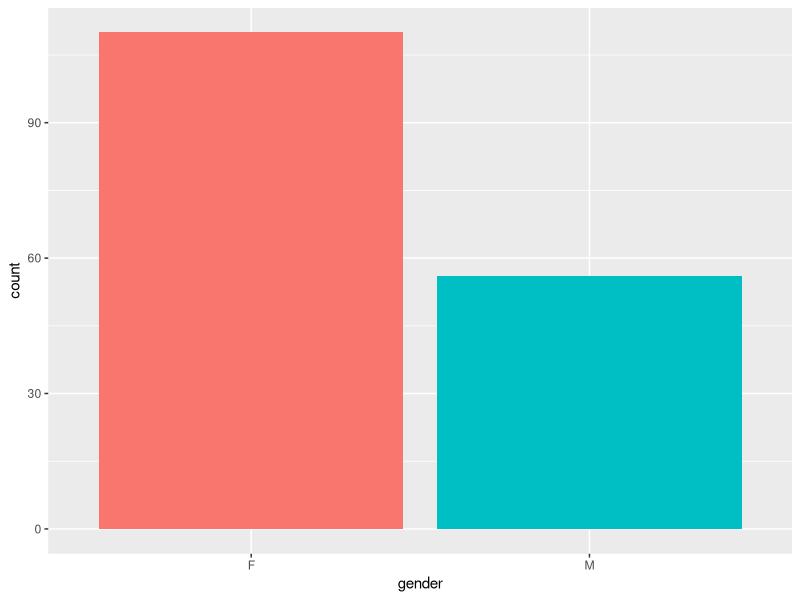
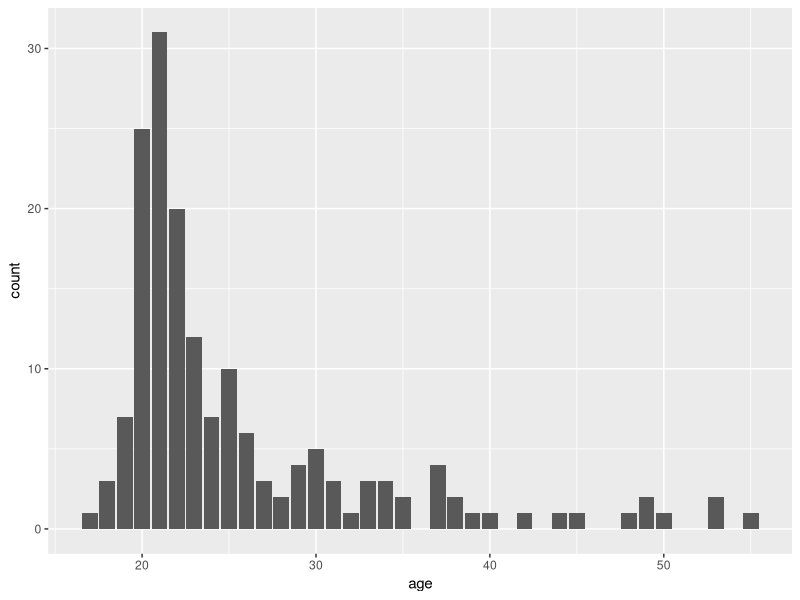
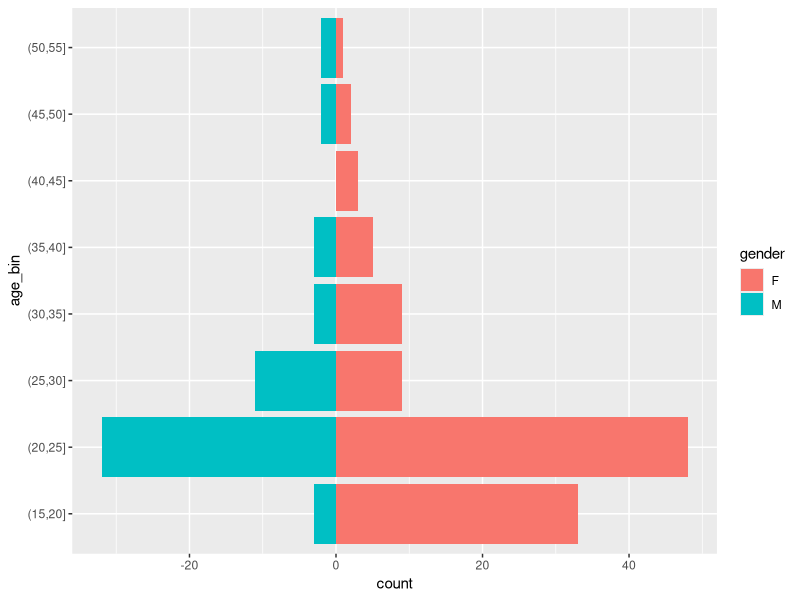
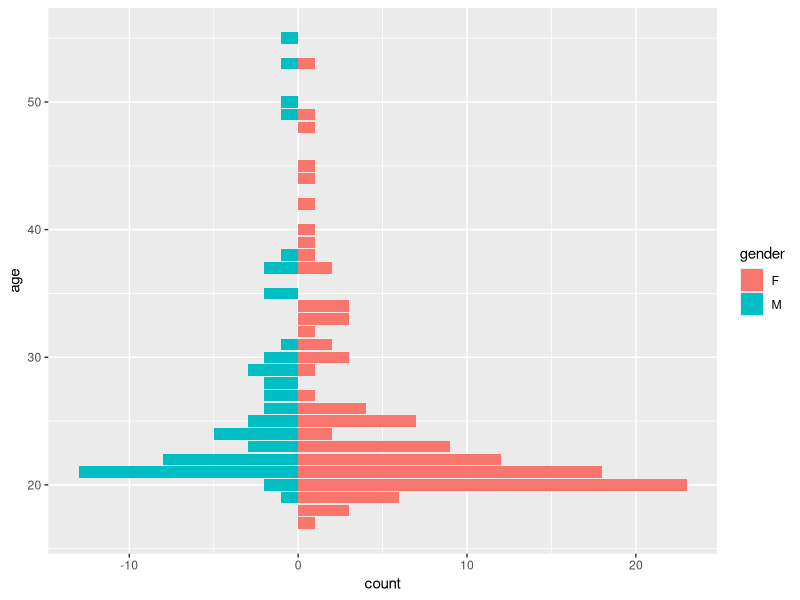
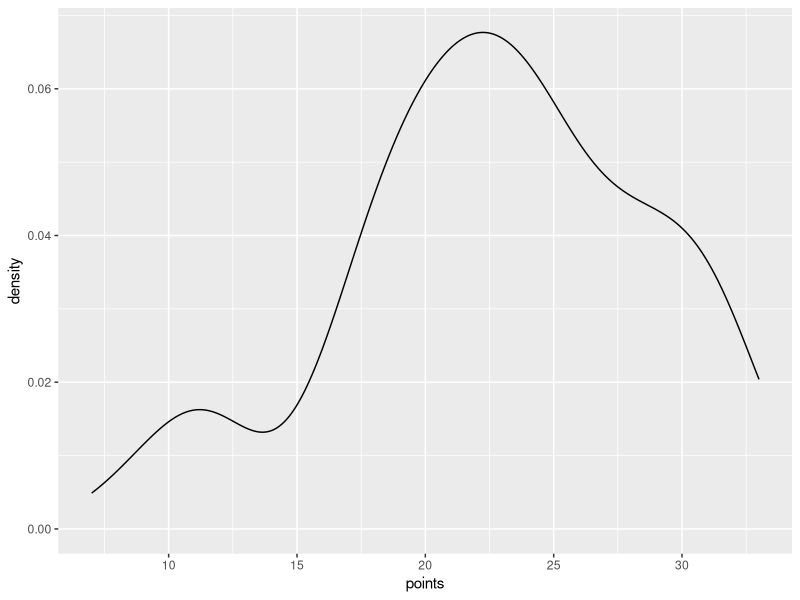
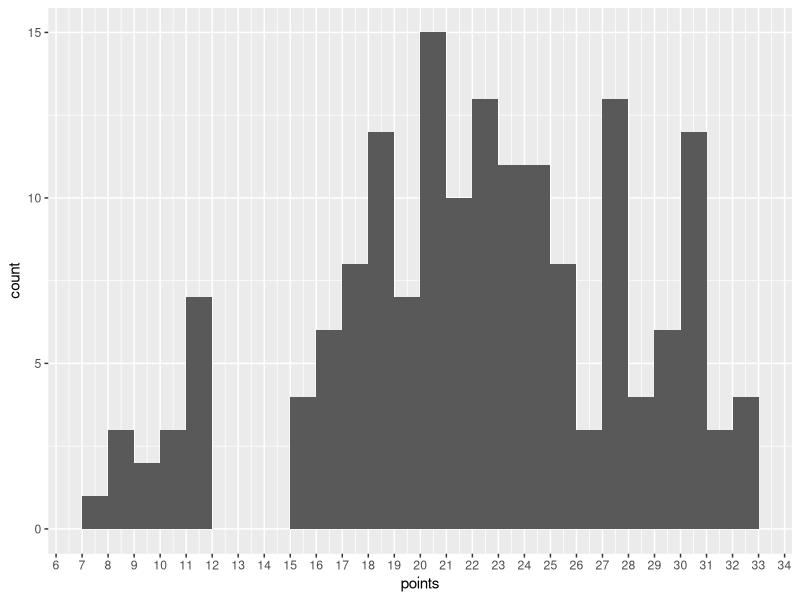
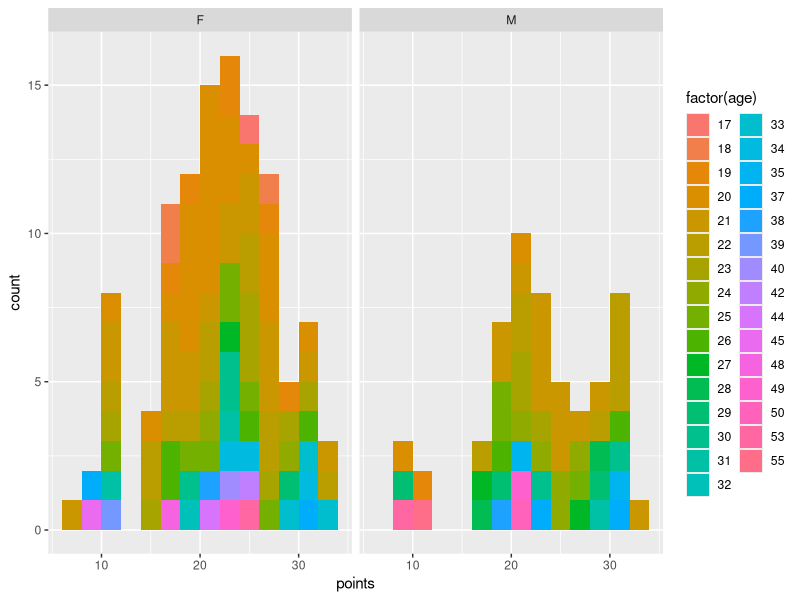
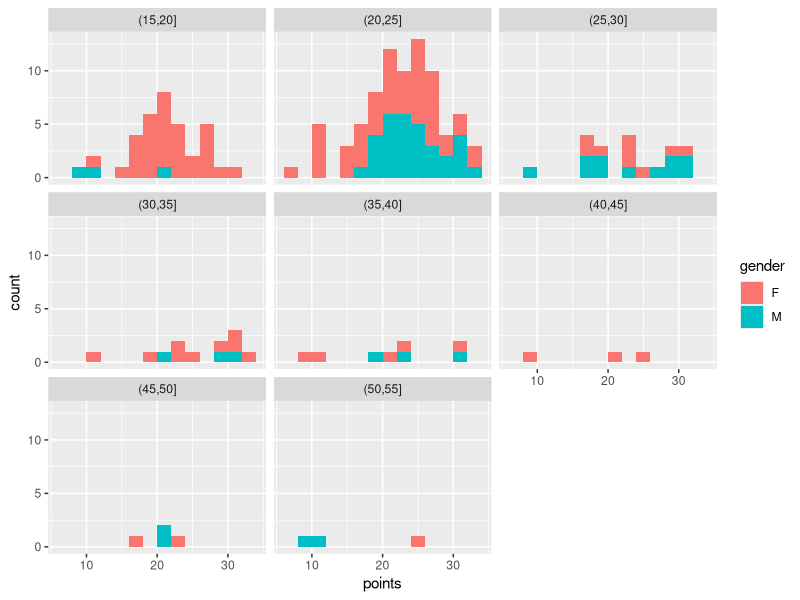

These figures' R source, in order:
## ---- chunk 1
#Dependencies
#install.packages(c("readr","lmtest", "dplyr"))
library(readr)
library(dplyr)
library(lmtest)
## ---- chunk 2
# Timestamp
date()
## ---- chunk 3
lrn2014 <- read_csv('data/learning2014.csv')
## ---- chunk 4
paste("dimensions:",dim(lrn2014))
## ---- chunk 5
spec(lrn2014)
## ---- chunk 6
lrn2014 %>%
  group_by(gender) %>%
  summarize(count = n())
## ---- chunk 7
library(GGally)
library(ggplot2)
lrn2014 %>%
  ggplot(aes(x = gender)) +
  geom_bar(aes(fill = gender), show.legend = FALSE) 
## ---- chunk 8
lrn2014 %>%
  ggplot(aes(x = age)) +
  stat_count()

min(lrn2014$age)
max(lrn2014$age)
median(lrn2014$age)
## ---- chunk 9
lrn2014 %>%
  mutate(age_bin = cut(age, breaks=seq(0,60,5))) %>% # Bin by age
  group_by(gender, age_bin) %>%                      # Group by bin and gender
  summarize(count =n()) %>%                          # Sum over groups
  mutate(count = 
      if_else(gender == 'M', -count, count)) %>%     # Turn one negative
  ggplot(aes(x=count, y = age_bin)) +
  geom_col(aes(fill=gender)) 
## ---- chunk 10
lrn2014 %>%
  group_by(gender, age) %>%                      # Group by bin and gender
  summarize(count =n()) %>%                          # Sum over groups
  mutate(count = 
      if_else(gender == 'M', -count, count)) %>%     # Turn one negative
  ggplot(aes(x=count, y = age)) +
  geom_col(orientation='y',aes(fill=gender)) 
## ---- chunk 11
paste("median:", median(lrn2014$points), ", mean:",mean(lrn2014$points), ", standard deviation:", sd(lrn2014$points))
## ---- chunk 12
lrn2014 %>%
  ggplot(aes(x=points)) +
  geom_density()
## ---- chunk 13
lrn2014 %>%
  ggplot(aes(x=points, tickwidth=1)) +
  geom_histogram(boundary=0,binwidth=1) +
  scale_x_continuous(breaks = seq(0, 40, by = 1))
## ---- chunk 14
lrn2014 %>%
  group_by(gender) %>%
  ggplot(aes(x=points)) +
  geom_histogram(boundary=0,binwidth=2, aes(fill=factor(age))) +
  facet_wrap(~gender)
## ---- chunk 15
lrn2014 %>%
  mutate(age_bin = cut(age, breaks=seq(0,60,5))) %>% # Bin by age
  group_by(gender, age_bin) %>%
  ggplot(aes(x=points)) +
  geom_histogram(boundary=0,binwidth=2, aes(fill=gender)) +
  facet_wrap(~age_bin)
## ---- chunk 16
lrn2014 %>%
  mutate(age_bin = cut(age, breaks=seq(0,60,5))) %>% # Bin by age
  ggplot(aes(x=age_bin, y = points)) +
  stat_boxplot(geom = "errorbar", width = 0.25) +
      geom_boxplot()
## ---- chunk 17
lrn2014 %>%
  mutate(age_bin = cut(age, breaks=seq(0,60,5))) %>% # Bin by age
  ggplot(aes(x=age_bin, y = points)) +
  stat_boxplot(geom = "errorbar", width = 0.25) +
      geom_boxplot()+
  facet_wrap(~gender)
## ---- chunk 18
lrn2014 %>%
  select(gender, age, surf, stra, deep, attitude, points) %>%
  ggpairs(aes(fill=gender, color=gender),lower=list(combo=wrap("facethist",binwidth=0.5))) # Have to add the lower arg so ggpairs doesn't complain
## ---- chunk 19
attitude_model <- lrn2014 %>%
                  lm(points ~ attitude, data = .)
summary(attitude_model)
## ---- chunk 20
three_var_model <- lrn2014 %>%
                  lm(points ~ attitude + stra + surf, data = .)
summary(three_var_model)
## ---- chunk 21
two_var_model <- lrn2014 %>%
                  lm(points ~ attitude + stra, data = .)
summary(two_var_model)
## ---- chunk 22
stra_model <- lrn2014 %>%
                  lm(points ~ stra, data = .)
summary(stra_model)
## ---- chunk 23
summary(attitude_model)
## ---- chunk 24
am <- mean(lrn2014$attitude)
as <- sd(lrn2014$attitude)
print("Range of predictor term within a sd:")
3.5255*c(am-as, am, am+as)

print("Range of ŷ_i within a sd:")
11.6732 + 3.5255*c(am-as, am, am+as)

print("Range of ŷ_i within two sd's:")
11.6732 + 3.5255*c(am-2*as, am, am+2*as)
spec(lrn2014)
## ---- chunk 25
par(mfrow=c(2,2))
plot(attitude_model)
par(mfrow=c(1,1))
## ---- chunk 26
attitude_model_bptest <- bptest(attitude_model)
attitude_model_bptest
## ---- chunk 27
shapiro.test(attitude_model[["residuals"]])
